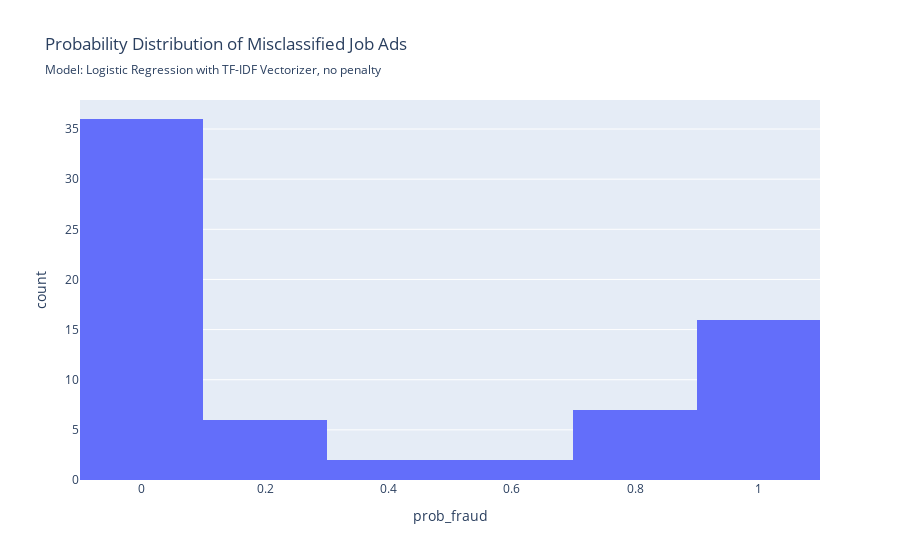

This figure's notebook cell:
### Code cell
scores_log_tfidf, res_log_tfidf = evaluate_model(
    model_log_tfidf, 
    X_test, 
    y_test, 
    fig_subtitle= 'Logistic Regression with TF-IDF Vectorizer, no penalty', 
    short_name='log_tfidf', 
    save_figs=True,
    return_misclassified = False,
    return_all_results = True
)

### Figure 1 — Plotly figure (JSON) as saved in the notebook; plotly's stock layout.template omitted (floating-point values rounded to 4 significant figures)
{"data": [{"bingroup": "x", "hovertemplate": "prob_fraud=%{x}<br>count=%{y}<extra></extra>", "legendgroup": "", "marker": {"color": "#636efa", "pattern": {"shape": ""}}, "name": "", "orientation": "v", "showlegend": false, "type": "histogram", "x": [0.005747, 1.0, 0.9743, 0.02631, 3.579e-05, 0.0005473, 0.9625, 0.0009868, 0.0009412, 4.351e-06, 0.001776, 0.2004, 0.003618, 6.204e-08, 0.1363, 0.9411, 3.223e-09, 0.4235, 0.9997, 0.1127, 0.7604, 0.006737, 9.722e-11, 0.0153, 0.0008496, 0.9991, 6.613e-05, 0.9807, 0.003346, 0.005802, 1.093e-07, 0.0001235, 0.1033, 0.1423, 7.105e-07, 0.5326, 0.02843, 0.795, 0.06276, 0.9919, 4.466e-17, 0.8186, 1.674e-06, 0.9859, 0.7332, 0.7314, 2.081e-05, 0.9989, 4.225e-06, 0.8172, 7.736e-12, 0.9025, 0.01946, 5.684e-10, 0.9969, 0.001119, 0.003769, 4.929e-05, 0.1223, 0.9498, 0.3995, 0.006288, 1.0, 0.9442, 0.8634, 0.6768, 0.0005117, 1.0, 0.0001904], "xaxis": "x", "yaxis": "y"}], "layout": {"barmode": "relative", "legend": {"tracegroupgap": 0}, "title": {"subtitle": {"text": "Model: Logistic Regression with TF-IDF Vectorizer, no penalty"}, "text": "Probability Distribution of Misclassified Job Ads"}, "xaxis": {"anchor": "y", "domain": [0, 1], "title": {"text": "prob_fraud"}}, "yaxis": {"anchor": "x", "domain": [0, 1], "title": {"text": "count"}}}}
